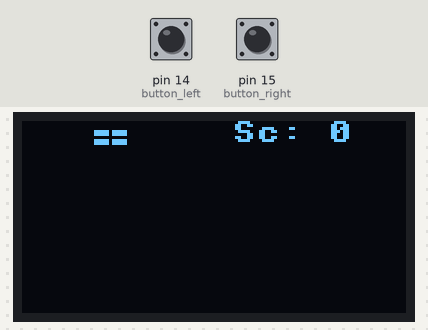
This program was run on a simulated MicroPython board. Parts: 128×64 one-colour display. The test bench sets the inputs (shaded band); at power-on: pin 14 (button_left) HIGH, pin 15 (button_right) HIGH. Random numbers come from a fixed seed; library files of the repository ran but are not shown: ssd1306.py.

Above: at 1.2 s.
1.3 s: pin 14 (button_left) pulled LOW for 1 s
At 3.0 s:
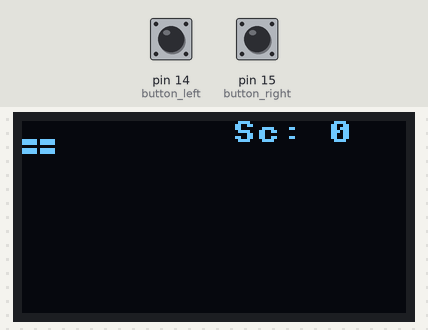
3.8 s: pin 15 (button_right) pulled LOW for 1 s
At 5.1 s:
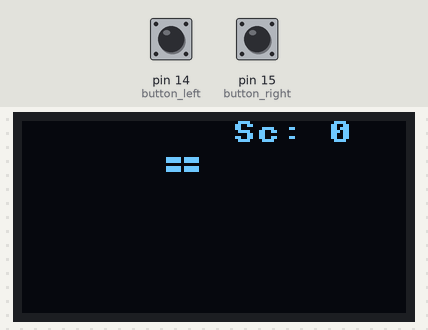
6.3 s: pin 14 (button_left) pulled LOW for 0.15 s
At 7.2 s:
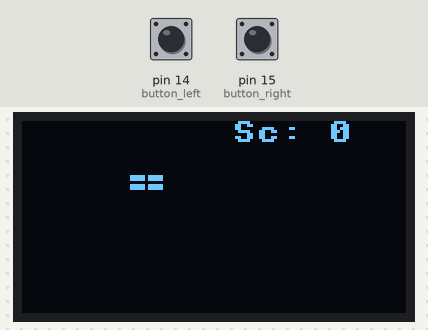
7.9 s: pin 15 (button_right) pulled LOW for 0.15 s
At 9.2 s:
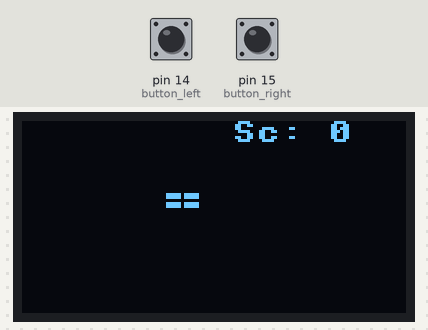
Timing chart, 0 to 10.5 s (numbered marks = the images above; inputs shaded):
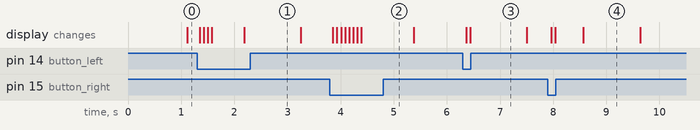

The program:

tetris.py
```python
# Este código fue generado por la IA DeepSeek como parte del video del Canal de Youtube
# Computadoras y Sensores Capítulo 197

import machine
import time
import urandom as random
from ssd1306 import SSD1306_I2C

# Initialize display
i2c = machine.I2C(0, scl=machine.Pin(5), sda=machine.Pin(4))
oled = SSD1306_I2C(128, 64, i2c)

# Button setup (using internal pull-ups)
button_left = machine.Pin(14, machine.Pin.IN, machine.Pin.PULL_UP)
button_right = machine.Pin(15, machine.Pin.IN, machine.Pin.PULL_UP)

# Tetromino shapes
SHAPES = [
    [[1, 1, 1, 1]],          # I
    [[1, 1], [1, 1]],        # O
    [[1, 1, 1], [0, 1, 0]],  # T
    [[1, 1, 1], [1, 0, 0]],  # L
    [[1, 1, 1], [0, 0, 1]],  # J
    [[1, 1, 0], [0, 1, 1]],  # S
    [[0, 1, 1], [1, 1, 0]]   # Z
]

def rotate_shape(shape):
    """Rotate shape 90 degrees clockwise"""
    return [list(row) for row in zip(*shape[::-1])]

def new_piece():
    """Generate a new random piece"""
    shape = random.choice(SHAPES)
    return {
        'x': (10 - len(shape[0])) // 2,
        'y': 0,
        'shape': shape
    }

def check_collision(board, piece):
    """Check if piece collides with board boundaries or existing blocks"""
    x, y, shape = piece['x'], piece['y'], piece['shape']
    for row in range(len(shape)):
        for col in range(len(shape[row])):
            if shape[row][col]:
                board_x = x + col
                board_y = y + row
                if board_x < 0 or board_x >= 10 or board_y >= 20:
                    return True
                if board_y >= 0 and board[board_y][board_x]:
                    return True
    return False

def merge_piece(board, piece):
    """Merge piece into the board"""
    x, y, shape = piece['x'], piece['y'], piece['shape']
    for row in range(len(shape)):
        for col in range(len(shape[row])):
            if shape[row][col] and y + row >= 0:
                board[y + row][x + col] = 1

def clear_lines(board):
    """Clear completed lines and return number of cleared lines"""
    lines_cleared = 0
    new_board = []
    for row in board:
        if all(row):
            lines_cleared += 1
        else:
            new_board.append(row)
    # Add new empty lines at top
    for _ in range(lines_cleared):
        new_board.insert(0, [0]*10)
    board[:] = new_board + [[0]*10]*(20 - len(new_board))
    return lines_cleared

def draw_game(board, piece, score):
    """Draw game state on OLED"""
    oled.fill(0)
    # Draw board
    for y in range(20):
        for x in range(10):
            if board[y][x]:
                oled.fill_rect(x*6, y*3, 5, 2, 1)
    # Draw current piece
    x, y, shape = piece['x'], piece['y'], piece['shape']
    for row in range(len(shape)):
        for col in range(len(shape[row])):
            if shape[row][col]:
                oled.fill_rect((x + col)*6, (y + row)*3, 5, 2, 1)
    # Draw score
    oled.text("Sc: {}".format(score), 70, 0)
    oled.show()

def game_over(score):
    """Display game over screen"""
    oled.fill(0)
    oled.text("GAME OVER", 15, 20)
    oled.text("Score: {}".format(score), 15, 40)
    oled.show()
    time.sleep(3)

def main():
    """Main game loop"""
    board = [[0]*10 for _ in range(20)]
    score = 0
    piece = new_piece()
    last_drop = time.ticks_ms()
    drop_interval = 1000

    while True:
        # Handle input
        left = not button_left.value()
        right = not button_right.value()

        new_piece_state = None

        if left and right:
            # Rotate piece
            rotated = rotate_shape(piece['shape'])
            new_piece_state = {'x': piece['x'], 'y': piece['y'], 'shape': rotated}
        elif left:
            new_piece_state = {'x': piece['x']-1, 'y': piece['y'], 'shape': piece['shape']}
        elif right:
            new_piece_state = {'x': piece['x']+1, 'y': piece['y'], 'shape': piece['shape']}

        if new_piece_state and not check_collision(board, new_piece_state):
            piece = new_piece_state

        # Auto-drop
        if time.ticks_ms() - last_drop > drop_interval:
            new_piece_state = {'x': piece['x'], 'y': piece['y']+1, 'shape': piece['shape']}
            if not check_collision(board, new_piece_state):
                piece = new_piece_state
            else:
                merge_piece(board, piece)
                lines = clear_lines(board)
                score += lines * 100
                piece = new_piece()
                if check_collision(board, piece):
                    game_over(score)
                    return
            last_drop = time.ticks_ms()

        draw_game(board, piece, score)
        time.sleep(0.05)

if __name__ == "__main__":
    main()
```

Measured:
- what the display in image 4 shows lasts 1.0 s, from 8.6 s to 9.6 s
